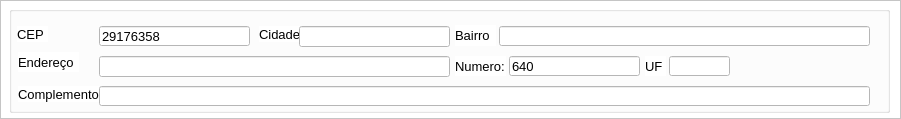
          <widget class="QFrame" name="frame_4">
           <property name="geometry">
            <rect>
             <x>10</x>
             <y>111</y>
             <width>901</width>
             <height>119</height>
            </rect>
           </property>
           <property name="styleSheet">
            <string notr="true">background-color: rgb(255, 255, 255);</string>
           </property>
           <property name="frameShape">
            <enum>QFrame::StyledPanel</enum>
           </property>
           <property name="frameShadow">
            <enum>QFrame::Raised</enum>
           </property>
           <widget class="QGroupBox" name="groupBox_30">
            <property name="geometry">
             <rect>
              <x>9</x>
              <y>6</y>
              <width>881</width>
              <height>107</height>
             </rect>
            </property>
            <property name="title">
             <string/>
            </property>
            <widget class="QLabel" name="label_78">
             <property name="geometry">
              <rect>
               <x>8</x>
               <y>20</y>
               <width>31</width>
               <height>16</height>
              </rect>
             </property>
             <property name="font">
              <font>
               <family>Arial</family>
               <pointsize>10</pointsize>
              </font>
             </property>
             <property name="text">
              <string>CEP</string>
             </property>
            </widget>
            <widget class="QLineEdit" name="lineEdit_8">
             <property name="geometry">
              <rect>
               <x>660</x>
               <y>50</y>
               <width>61</width>
               <height>20</height>
              </rect>
             </property>
             <property name="font">
              <font>
               <family>Arial</family>
               <pointsize>10</pointsize>
              </font>
             </property>
             <property name="styleSheet">
              <string notr="true">background-color: rgb(255, 255, 255);</string>
             </property>
             <property name="text">
              <string/>
             </property>
            </widget>
            <widget class="QLabel" name="label_39">
             <property name="geometry">
              <rect>
               <x>9</x>
               <y>46</y>
               <width>61</width>
               <height>20</height>
              </rect>
             </property>
             <property name="font">
              <font>
               <family>Arial</family>
               <pointsize>10</pointsize>
              </font>
             </property>
             <property name="text">
              <string>Endereço</string>
             </property>
            </widget>
            <widget class="QLabel" name="label_41">
             <property name="geometry">
              <rect>
               <x>250</x>
               <y>20</y>
               <width>47</width>
               <height>16</height>
              </rect>
             </property>
             <property name="font">
              <font>
               <family>Arial</family>
               <pointsize>10</pointsize>
              </font>
             </property>
             <property name="text">
              <string>Cidade</string>
             </property>
            </widget>
            <widget class="QLineEdit" name="numeroCliente">
             <property name="geometry">
              <rect>
               <x>500</x>
               <y>50</y>
               <width>131</width>
               <height>20</height>
              </rect>
             </property>
             <property name="font">
              <font>
               <family>Arial</family>
               <pointsize>10</pointsize>
              </font>
             </property>
             <property name="styleSheet">
              <string notr="true">background-color: rgb(255, 255, 255);</string>
             </property>
             <property name="text">
              <string>640</string>
             </property>
            </widget>
            <widget class="QLineEdit" name="cidadeCliente">
             <property name="geometry">
              <rect>
               <x>290</x>
               <y>20</y>
               <width>151</width>
               <height>21</height>
              </rect>
             </property>
             <property name="font">
              <font>
               <family>Arial</family>
               <pointsize>10</pointsize>
              </font>
             </property>
             <property name="styleSheet">
              <string notr="true">background-color: rgb(255, 255, 255);</string>
             </property>
             <property name="text">
              <string/>
             </property>
            </widget>
            <widget class="QLabel" name="label_43">
             <property name="geometry">
              <rect>
               <x>446</x>
               <y>50</y>
               <width>51</width>
               <height>20</height>
              </rect>
             </property>
             <property name="font">
              <font>
               <family>Arial</family>
               <pointsize>10</pointsize>
              </font>
             </property>
             <property name="text">
              <string>Numero:</string>
             </property>
            </widget>
            <widget class="QLabel" name="label_44">
             <property name="geometry">
              <rect>
               <x>636</x>
               <y>50</y>
               <width>21</width>
               <height>20</height>
              </rect>
             </property>
             <property name="font">
              <font>
               <family>Arial</family>
               <pointsize>10</pointsize>
              </font>
             </property>
             <property name="text">
              <string>UF</string>
             </property>
            </widget>
            <widget class="QLineEdit" name="cepCliente">
             <property name="geometry">
              <rect>
               <x>90</x>
               <y>20</y>
               <width>151</width>
               <height>20</height>
              </rect>
             </property>
             <property name="font">
              <font>
               <family>Arial</family>
               <pointsize>10</pointsize>
              </font>
             </property>
             <property name="styleSheet">
              <string notr="true">background-color: rgb(255, 255, 255);</string>
             </property>
             <property name="text">
              <string>29176358</string>
             </property>
            </widget>
            <widget class="QLabel" name="label_42">
             <property name="geometry">
              <rect>
               <x>446</x>
               <y>19</y>
               <width>41</width>
               <height>21</height>
              </rect>
             </property>
             <property name="font">
              <font>
               <family>Arial</family>
               <pointsize>10</pointsize>
              </font>
             </property>
             <property name="text">
              <string>Bairro</string>
             </property>
            </widget>
            <widget class="QLineEdit" name="enderecoCliente">
             <property name="geometry">
              <rect>
               <x>90</x>
               <y>50</y>
               <width>351</width>
               <height>21</height>
              </rect>
             </property>
             <property name="font">
              <font>
               <family>Arial</family>
               <pointsize>10</pointsize>
              </font>
             </property>
             <property name="styleSheet">
              <string notr="true">background-color: rgb(255, 255, 255);</string>
             </property>
             <property name="text">
              <string/>
             </property>
             <property name="clearButtonEnabled">
              <bool>false</bool>
             </property>
            </widget>
            <widget class="QLineEdit" name="compleCliente">
             <property name="geometry">
              <rect>
               <x>90</x>
               <y>80</y>
               <width>771</width>
               <height>20</height>
              </rect>
             </property>
             <property name="font">
              <font>
               <family>Arial</family>
               <pointsize>10</pointsize>
              </font>
             </property>
             <property name="styleSheet">
              <string notr="true">background-color: rgb(255, 255, 255);</string>
             </property>
             <property name="text">
              <string/>
             </property>
            </widget>
            <widget class="QPushButton" name="verificaCep">
             <property name="geometry">
              <rect>
               <x>40</x>
               <y>12</y>
               <width>41</width>
               <height>31</height>
              </rect>
             </property>
             <property name="font">
              <font>
               <pointsize>10</pointsize>
               <weight>75</weight>
               <bold>true</bold>
              </font>
             </property>
             <property name="cursor">
              <cursorShape>PointingHandCursor</cursorShape>
             </property>
             <property name="mouseTracking">
              <bool>false</bool>
             </property>
             <property name="tabletTracking">
              <bool>false</bool>
             </property>
             <property name="focusPolicy">
              <enum>Qt::NoFocus</enum>
             </property>
             <property name="acceptDrops">
              <bool>true</bool>
             </property>
             <property name="toolTip">
              <string>Consultar Cep</string>
             </property>
             <property name="statusTip">
              <string/>
             </property>
             <property name="accessibleName">
              <string/>
             </property>
             <property name="accessibleDescription">
              <string/>
             </property>
             <property name="layoutDirection">
              <enum>Qt::LeftToRight</enum>
             </property>
             <property name="autoFillBackground">
              <bool>false</bool>
             </property>
             <property name="styleSheet">
              <string notr="true"/>
             </property>
             <property name="inputMethodHints">
              <set>Qt::ImhNone</set>
             </property>
             <property name="text">
              <string/>
             </property>
             <property name="icon">
              <iconset>
               <normaloff>../Imagens/lupa.ico</normaloff>../Imagens/lupa.ico</iconset>
             </property>
             <property name="iconSize">
              <size>
               <width>30</width>
               <height>30</height>
              </size>
             </property>
             <property name="shortcut">
              <string/>
             </property>
             <property name="checkable">
              <bool>false</bool>
             </property>
             <property name="checked">
              <bool>false</bool>
             </property>
             <property name="autoRepeat">
              <bool>false</bool>
             </property>
             <property name="autoExclusive">
              <bool>false</bool>
             </property>
             <property name="autoDefault">
              <bool>true</bool>
             </property>
             <property name="default">
              <bool>false</bool>
             </property>
             <property name="flat">
              <bool>true</bool>
             </property>
            </widget>
            <widget class="QLabel" name="label_40">
             <property name="geometry">
              <rect>
               <x>9</x>
               <y>80</y>
               <width>81</width>
               <height>16</height>
              </rect>
             </property>
             <property name="font">
              <font>
               <family>Arial</family>
               <pointsize>10</pointsize>
              </font>
             </property>
             <property name="text">
              <string>Complemento</string>
             </property>
            </widget>
            <widget class="QLineEdit" name="bairroCliente">
             <property name="geometry">
              <rect>
               <x>490</x>
               <y>20</y>
               <width>371</width>
               <height>20</height>
              </rect>
             </property>
             <property name="font">
              <font>
               <family>Arial</family>
               <pointsize>10</pointsize>
              </font>
             </property>
             <property name="styleSheet">
              <string notr="true">background-color: rgb(255, 255, 255);</string>
             </property>
             <property name="text">
              <string/>
             </property>
            </widget>
           </widget>
          </widget>
